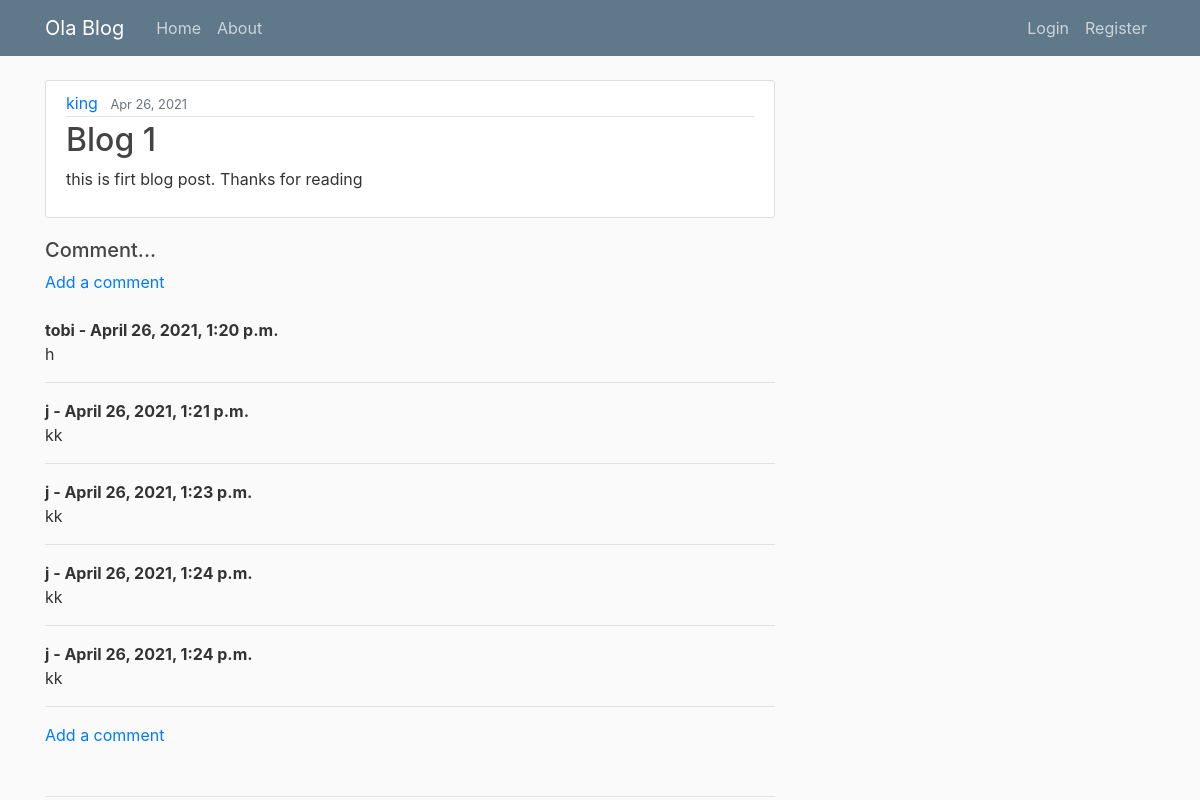
The app's page /post/2/ with its own data.
### blog/models.py (models this page shows, shortened)
class Post(models.Model):
    title = models.CharField(max_length=100)
    content = models.TextField()
    date_posted = models.DateTimeField(default=timezone.now)
    author = models.ForeignKey(User, on_delete=models.CASCADE)

class Comment(models.Model):
    post = models.ForeignKey(Post, related_name='comments', on_delete=models.CASCADE)
    name = models.CharField(max_length=30)
    body = models.TextField()
    date_added = models.DateTimeField(auto_now_add=True)

### blog/views.py (the view)
# urls.py: path('post/<int:pk>/', PostDetailView.as_view(), name='post-detail'),
class PostDetailView(DetailView):
    model = Post

### blog/templates/blog/post_detail.html (shortened to what this page needs)
{% extends "blog/base.html" %}
{% block content %}
<article class="media content-section">
    <div class="media-body">
        <div class="article-metadata">
            <a class="mr-2" href="#">{{ object.author }}</a>
            <small class="text-muted">{{ object.date_posted|date:"M d, Y" }}</small>
        </div>
        <h2 class="article-article"> {{ object.title }}</h2>
        <p class="article-content">{{ object.content}}</p>
    </div>
</article>
<div class="article-metadata">
    <h5>Comment...</h5>
    {% if not post.comments.all %}
        No comments yet...<a href="{% url 'add_comment' post.pk %}">Add one</a>
    {%else%}
        <a href="{% url 'add_comment' post.pk %}">Add a comment</a>
        <br><br>
        {% for comment in post.comments.all %}
            <strong>{{comment.name}} - {{comment.date_added}}</strong>
            <br>
            {{comment.body}}
            <br><hr>
        {%endfor%}
        <a href="{% url 'add_comment' post.pk %}">Add a comment</a>
            <br><br>
    {% endif %}
    <br>
</div>
{% endblock content %}

### blog/templates/blog/base.html (shortened to what this page needs)
{% load static %}
<!DOCTYPE html>
<html lang="en">
<head>
    <link rel="stylesheet" href="https://stackpath.bootstrapcdn.com/bootstrap/4.3.1/css/bootstrap.min.css">
    <link rel="stylesheet" type="text/css" href="{% static 'blog/main.css' %}">
</head>
<body>
    <header class="site-header">
        <nav class="navbar navbar-expand-md navbar-dark bg-steel fixed-top">
          <div class="container">
            <a class="navbar-brand mr-4" href="{% url 'blog-home' %}">Ola Blog</a>
            <div class="collapse navbar-collapse" id="navbarToggle">
              <div class="navbar-nav mr-auto">
                <a class="nav-item nav-link" href="{% url 'blog-home' %}">Home</a>
                <a class="nav-item nav-link" href="{% url 'blog-about' %}">About</a>
              </div>
              <div class="navbar-nav">
                {% if user.is_authenticated %}
                <a class="nav-item nav-link" href="{% url 'post-create' %}">New Post</a>
                <a class="nav-item nav-link" href="{% url 'profile' %}">Dashboard</a>
                <a class="nav-item nav-link" href="{% url 'logout' %}">Logout</a>
                {% else %}
                <a class="nav-item nav-link" href="{% url 'login' %}">Login</a>
                <a class="nav-item nav-link" href="{% url 'register' %}">Register</a>
                {% endif %}
              </div>
            </div>
          </div>
        </nav>
      </header>
      <main role="main" class="container">
        <div class="row">
          <div class="col-md-8">
            {% block content %}{% endblock %}
          </div>
        </div>
      </main>
</body>
</html>

### blog/static/blog/main.css (style rules this page uses)
body { background: #fafafa; color: #333333; margin-top: 5rem; }
h1, h2, h3, h4, h5, h6 { color: #444444; }
.bg-steel { background-color: #5f788a; }
.site-header .navbar-nav .nav-link { color: #cbd5db; }
.content-section { background: #ffffff; padding: 10px 20px; border: 1px solid #dddddd; border-radius: 3px; margin-bottom: 20px; }
.article-content { white-space: pre-line; }
.article-metadata { padding-bottom: 1px; margin-bottom: 4px; border-bottom: 1px solid #e3e3e3 }

### records on screen
Post: author "king", date_posted "Apr 26, 2021", title "Blog 1", content "this is firt blog post. Thanks for reading"
Comment: name "tobi", date_added "April 26, 2021, 1:20 p.m.", body "h"
Comment: name "j", date_added "April 26, 2021, 1:21 p.m.", body "kk"
Comment: name "j", date_added "April 26, 2021, 1:23 p.m.", body "kk"
Comment: name "j", date_added "April 26, 2021, 1:24 p.m.", body "kk"
Comment: name "j", date_added "April 26, 2021, 1:24 p.m.", body "kk"
